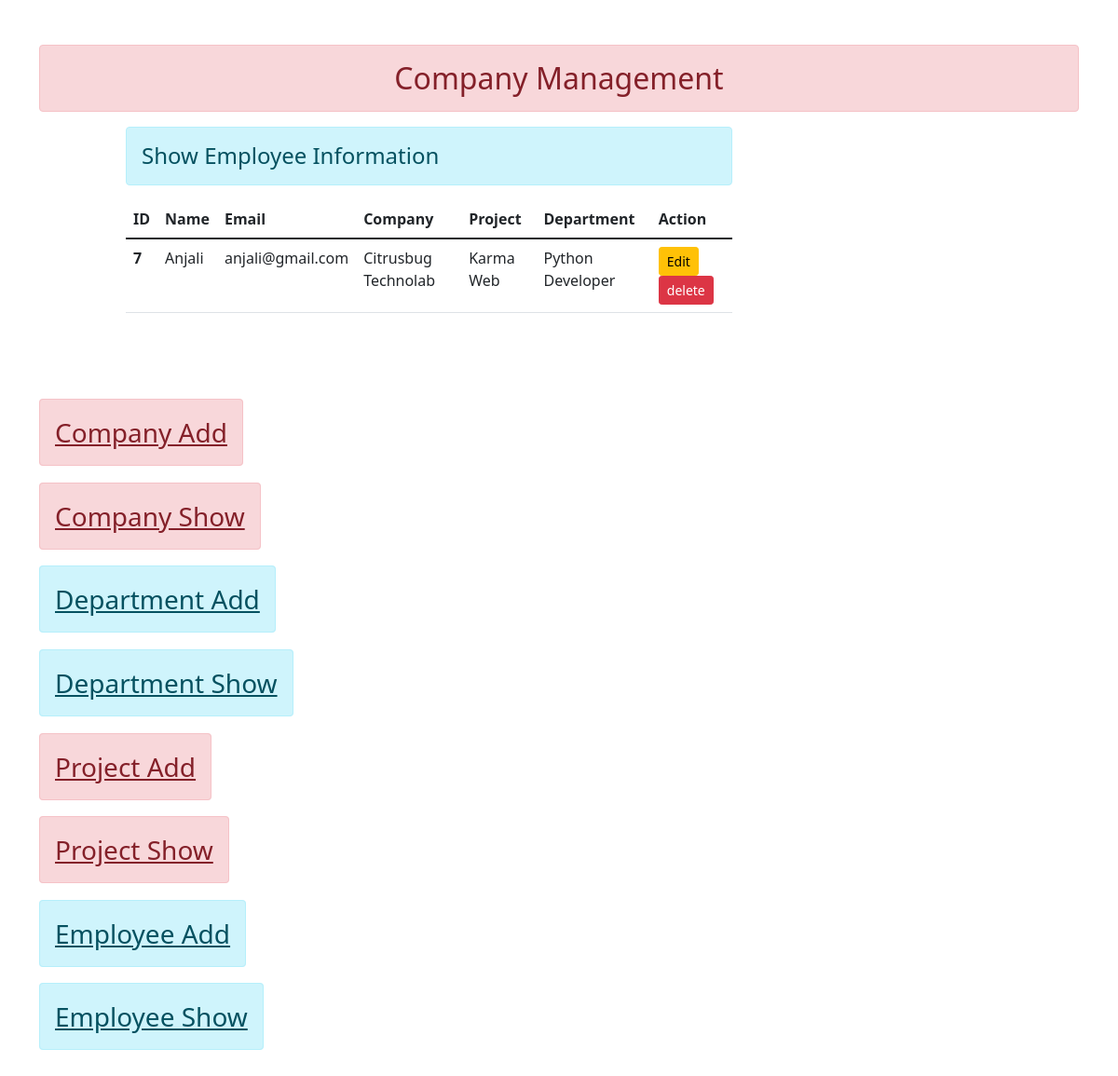
Screenshot of /employee/list/ with the database file from the repository.
### employee/models.py (models this page shows, shortened)
class EmployeeModel(models.Model):
    name = models.CharField(max_length=100)
    email = models.EmailField(max_length=100)
    company = models.ForeignKey(CompanyModel,on_delete=models.CASCADE, null=True, blank=True)
    department_name = models.ForeignKey(DepartmentModel,on_delete=models.CASCADE,null=True, blank=True)
    project_name = models.ForeignKey(ProjectModel,on_delete=models.CASCADE,null=True, blank=True)

### company/models.py (models this page shows)
class CompanyModel(models.Model):
    company = models.CharField(max_length=100)
    email = models.EmailField(max_length=100)
    address = models.CharField(max_length=100)
    def __str__(self):
        return self.company

### project/models.py (models this page shows)
class ProjectModel(models.Model):
    company = models.ForeignKey(CompanyModel, on_delete=models.CASCADE, null=True, blank=True)
    project_name = models.CharField(max_length=100)
    project_description = models.CharField(max_length=500)
    def __str__(self):
        return self.project_name

### department/models.py (models this page shows)
class DepartmentModel(models.Model):
    company = models.ForeignKey(CompanyModel, on_delete=models.CASCADE, null=True, blank=True)
    department_name = models.CharField(max_length=250, unique=True)
    def __str__(self):
        return self.department_name

### employee/views.py (the view)
# urls.py: path('list/',views.EmployeeListView.as_view(), name ='employeelist'),
class EmployeeListView(ListView):
    context_object_name = 'stu'
    model = EmployeeModel
    template_name = 'employee/employeelist.html'

### templates/employee/employeelist.html (shortened to what this page needs)
{% extends 'base.html' %} {% block content %}
<div class="col-sm-7 offset-1">
    <h4 class="test-center alert alert-info">Show Employee Information</h4>
    {% if stu %}
    <table class="table table-hover">
        <thead>
            <tr>
                <th scope="col">ID</th>
                <th scope="col">Name</th>
                <th scope="col">Email</th>
                <th scope="col">Company</th>
                <th scope="col">Project</th>
                <th scope="col">Department</th>
                <th scope="col">Action</th>
            </tr>
        </thead>
        <tbody>
            {% for st in stu %}
            <tr>
                <th scope="row">{{st.id}}</th>
                <td>{{st.name}}</td>
                <td>{{st.email}}</td>
                <td>{{st.company}}</td>
                <td>{{st.project_name}}</td>
                <td>{{st.department_name}}</td>
                <td>
                    <a href="{% url 'employee:updateemployee' st.id %}" class="btn btn-warning btn-sm">Edit</a>
                    <a href="{% url 'employee:deleteemployee' st.id %}" class="btn btn-danger btn-sm">delete</a>
                </td>
            </tr>
            {% endfor %}
        </tbody>
    </table>
    {% else %}
    <h4 class="test-center alert alert-warning">No Records</h4>
    {% endif %}
</div>
{% endblock content %}

### rows the page displays
EmployeeModel: id "7", name "Anjali", email "anjali@gmail.com", company "Citrusbug Technolab", project_name "Karma Web", department_name "Python Developer"
